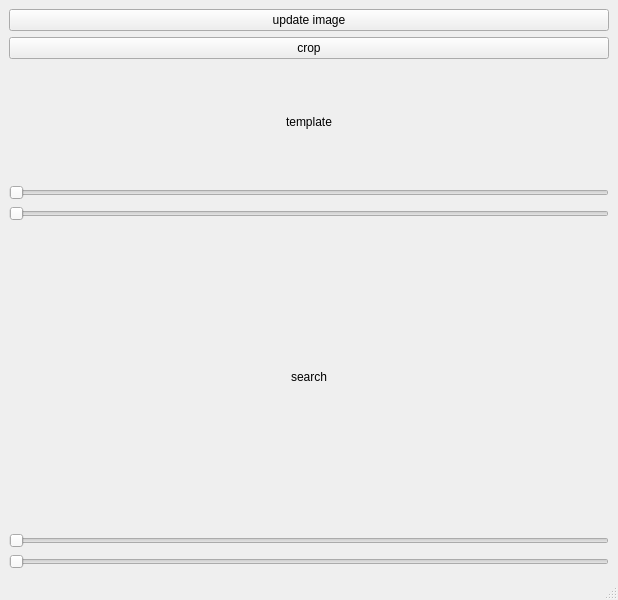
<?xml version="1.0" encoding="UTF-8"?>
<ui version="4.0">
 <class>MainWindow</class>
 <widget class="QMainWindow" name="MainWindow">
  <property name="geometry">
   <rect>
    <x>0</x>
    <y>0</y>
    <width>618</width>
    <height>600</height>
   </rect>
  </property>
  <property name="windowTitle">
   <string>MainWindow</string>
  </property>
  <widget class="QWidget" name="centralwidget">
   <layout class="QVBoxLayout" name="verticalLayout_3">
    <item>
     <layout class="QVBoxLayout" name="verticalLayout">
      <item>
       <widget class="QPushButton" name="pushButton">
        <property name="text">
         <string>update image</string>
        </property>
       </widget>
      </item>
      <item>
       <widget class="QPushButton" name="cropButton">
        <property name="text">
         <string>crop</string>
        </property>
       </widget>
      </item>
     </layout>
    </item>
    <item>
     <layout class="QHBoxLayout" name="horizontalLayout">
      <item>
       <spacer name="horizontalSpacer_4">
        <property name="orientation">
         <enum>Qt::Horizontal</enum>
        </property>
        <property name="sizeHint" stdset="0">
         <size>
          <width>40</width>
          <height>20</height>
         </size>
        </property>
       </spacer>
      </item>
      <item>
       <layout class="QVBoxLayout" name="verticalLayout_2">
        <item>
         <widget class="QLabel" name="label">
          <property name="text">
           <string>template</string>
          </property>
         </widget>
        </item>
       </layout>
      </item>
      <item>
       <spacer name="horizontalSpacer">
        <property name="orientation">
         <enum>Qt::Horizontal</enum>
        </property>
        <property name="sizeHint" stdset="0">
         <size>
          <width>40</width>
          <height>20</height>
         </size>
        </property>
       </spacer>
      </item>
     </layout>
    </item>
    <item>
     <widget class="QSlider" name="horizontalSlider">
      <property name="maximum">
       <number>255</number>
      </property>
      <property name="orientation">
       <enum>Qt::Horizontal</enum>
      </property>
     </widget>
    </item>
    <item>
     <widget class="QSlider" name="horizontalSlider_2">
      <property name="maximum">
       <number>255</number>
      </property>
      <property name="orientation">
       <enum>Qt::Horizontal</enum>
      </property>
     </widget>
    </item>
    <item>
     <layout class="QHBoxLayout" name="horizontalLayout_2">
      <item>
       <spacer name="horizontalSpacer_2">
        <property name="orientation">
         <enum>Qt::Horizontal</enum>
        </property>
        <property name="sizeHint" stdset="0">
         <size>
          <width>40</width>
          <height>20</height>
         </size>
        </property>
       </spacer>
      </item>
      <item>
       <widget class="QLabel" name="label_2">
        <property name="sizePolicy">
         <sizepolicy hsizetype="Fixed" vsizetype="Fixed">
          <horstretch>0</horstretch>
          <verstretch>0</verstretch>
         </sizepolicy>
        </property>
        <property name="minimumSize">
         <size>
          <width>400</width>
          <height>300</height>
         </size>
        </property>
        <property name="text">
         <string>search</string>
        </property>
        <property name="scaledContents">
         <bool>false</bool>
        </property>
        <property name="alignment">
         <set>Qt::AlignCenter</set>
        </property>
        <property name="openExternalLinks">
         <bool>false</bool>
        </property>
       </widget>
      </item>
      <item>
       <spacer name="horizontalSpacer_3">
        <property name="orientation">
         <enum>Qt::Horizontal</enum>
        </property>
        <property name="sizeHint" stdset="0">
         <size>
          <width>40</width>
          <height>20</height>
         </size>
        </property>
       </spacer>
      </item>
     </layout>
    </item>
    <item>
     <widget class="QSlider" name="horizontalSlider_3">
      <property name="maximum">
       <number>255</number>
      </property>
      <property name="orientation">
       <enum>Qt::Horizontal</enum>
      </property>
     </widget>
    </item>
    <item>
     <widget class="QSlider" name="horizontalSlider_4">
      <property name="maximum">
       <number>255</number>
      </property>
      <property name="orientation">
       <enum>Qt::Horizontal</enum>
      </property>
     </widget>
    </item>
   </layout>
  </widget>
  <widget class="QMenuBar" name="menubar">
   <property name="geometry">
    <rect>
     <x>0</x>
     <y>0</y>
     <width>618</width>
     <height>28</height>
    </rect>
   </property>
  </widget>
  <widget class="QStatusBar" name="statusbar"/>
 </widget>
 <resources/>
 <connections/>
</ui>
